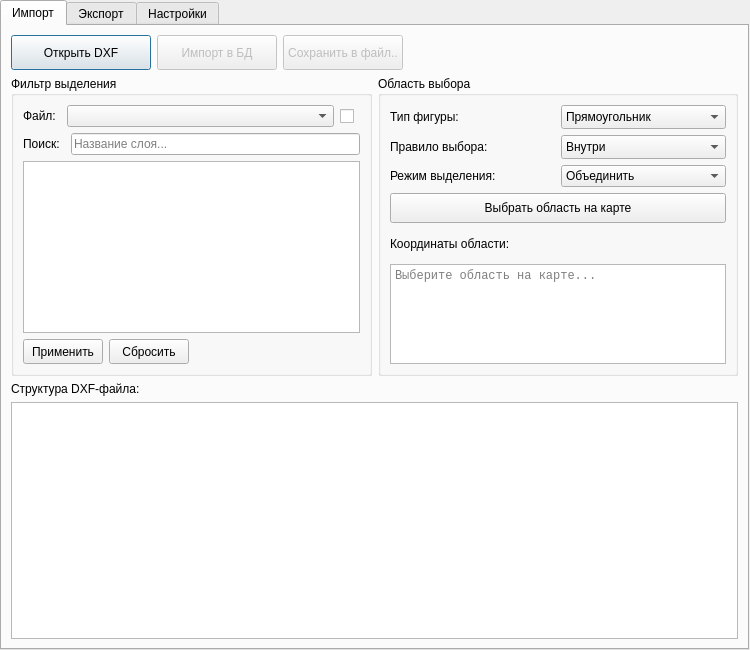
<?xml version="1.0" encoding="UTF-8"?>
<ui version="4.0">
 <class>Dialog</class>
 <widget class="QDialog" name="Dialog">
  <property name="geometry">
   <rect>
    <x>0</x>
    <y>0</y>
    <width>750</width>
    <height>650</height>
   </rect>
  </property>
  <property name="sizePolicy">
   <sizepolicy hsizetype="Maximum" vsizetype="Maximum">
    <horstretch>0</horstretch>
    <verstretch>0</verstretch>
   </sizepolicy>
  </property>
  <property name="minimumSize">
   <size>
    <width>650</width>
    <height>550</height>
   </size>
  </property>
  <property name="font">
   <font>
    <pointsize>9</pointsize>
   </font>
  </property>
  <property name="windowTitle">
   <string>DXF-PostGIS Конвертер</string>
  </property>
  <property name="windowOpacity">
   <double>1.000000000000000</double>
  </property>
  <property name="styleSheet">
   <string notr="true"/>
  </property>
  <property name="sizeGripEnabled">
   <bool>false</bool>
  </property>
  <property name="modal">
   <bool>false</bool>
  </property>
  <layout class="QVBoxLayout" name="verticalLayout">
   <property name="spacing">
    <number>0</number>
   </property>
   <property name="sizeConstraint">
    <enum>QLayout::SetDefaultConstraint</enum>
   </property>
   <property name="leftMargin">
    <number>0</number>
   </property>
   <property name="topMargin">
    <number>0</number>
   </property>
   <property name="rightMargin">
    <number>1</number>
   </property>
   <property name="bottomMargin">
    <number>0</number>
   </property>
   <item>
    <widget class="QTabWidget" name="tabWidget">
     <property name="sizePolicy">
      <sizepolicy hsizetype="Preferred" vsizetype="Preferred">
       <horstretch>0</horstretch>
       <verstretch>0</verstretch>
      </sizepolicy>
     </property>
     <property name="minimumSize">
      <size>
       <width>0</width>
       <height>0</height>
      </size>
     </property>
     <property name="font">
      <font>
       <family>Segoe UI</family>
       <pointsize>9</pointsize>
       <underline>false</underline>
      </font>
     </property>
     <property name="mouseTracking">
      <bool>false</bool>
     </property>
     <property name="statusTip">
      <string/>
     </property>
     <property name="autoFillBackground">
      <bool>false</bool>
     </property>
     <property name="tabPosition">
      <enum>QTabWidget::North</enum>
     </property>
     <property name="tabShape">
      <enum>QTabWidget::Rounded</enum>
     </property>
     <property name="currentIndex">
      <number>0</number>
     </property>
     <property name="documentMode">
      <bool>false</bool>
     </property>
     <property name="tabsClosable">
      <bool>false</bool>
     </property>
     <property name="movable">
      <bool>false</bool>
     </property>
     <property name="tabBarAutoHide">
      <bool>false</bool>
     </property>
     <widget class="QWidget" name="tab">
      <property name="sizePolicy">
       <sizepolicy hsizetype="Preferred" vsizetype="Preferred">
        <horstretch>0</horstretch>
        <verstretch>0</verstretch>
       </sizepolicy>
      </property>
      <property name="font">
       <font>
        <family>Segoe UI</family>
        <pointsize>9</pointsize>
        <underline>false</underline>
       </font>
      </property>
      <attribute name="title">
       <string>Импорт</string>
      </attribute>
      <layout class="QVBoxLayout" name="verticalLayout_2">
       <item>
        <layout class="QHBoxLayout" name="horizontalLayout">
         <item>
          <widget class="QPushButton" name="open_dxf_button">
           <property name="minimumSize">
            <size>
             <width>140</width>
             <height>35</height>
            </size>
           </property>
           <property name="font">
            <font>
             <family>Segoe UI</family>
             <pointsize>9</pointsize>
             <weight>50</weight>
             <bold>false</bold>
             <underline>false</underline>
            </font>
           </property>
           <property name="text">
            <string>Открыть DXF</string>
           </property>
          </widget>
         </item>
         <item>
          <widget class="QPushButton" name="import_dxf_button">
           <property name="enabled">
            <bool>false</bool>
           </property>
           <property name="minimumSize">
            <size>
             <width>120</width>
             <height>35</height>
            </size>
           </property>
           <property name="font">
            <font>
             <family>Segoe UI</family>
             <pointsize>9</pointsize>
             <weight>50</weight>
             <bold>false</bold>
             <underline>false</underline>
            </font>
           </property>
           <property name="text">
            <string>Импорт в БД</string>
           </property>
          </widget>
         </item>
         <item>
          <widget class="QPushButton" name="save_dxf_button">
           <property name="enabled">
            <bool>false</bool>
           </property>
           <property name="minimumSize">
            <size>
             <width>120</width>
             <height>35</height>
            </size>
           </property>
           <property name="font">
            <font>
             <family>Segoe UI</family>
             <pointsize>9</pointsize>
             <weight>50</weight>
             <bold>false</bold>
             <underline>false</underline>
             <stylestrategy>PreferDefault</stylestrategy>
             <kerning>true</kerning>
            </font>
           </property>
           <property name="text">
            <string>Сохранить в файл..</string>
           </property>
          </widget>
         </item>
         <item>
          <spacer name="horizontalSpacer">
           <property name="orientation">
            <enum>Qt::Horizontal</enum>
           </property>
           <property name="sizeHint" stdset="0">
            <size>
             <width>40</width>
             <height>20</height>
            </size>
           </property>
          </spacer>
         </item>
        </layout>
       </item>
       <item>
        <layout class="QHBoxLayout" name="horizontalLayout_2" stretch="0,0">
         <property name="sizeConstraint">
          <enum>QLayout::SetDefaultConstraint</enum>
         </property>
         <property name="topMargin">
          <number>0</number>
         </property>
         <item>
          <widget class="QGroupBox" name="filter_group">
           <property name="enabled">
            <bool>true</bool>
           </property>
           <property name="sizePolicy">
            <sizepolicy hsizetype="Preferred" vsizetype="Preferred">
             <horstretch>0</horstretch>
             <verstretch>0</verstretch>
            </sizepolicy>
           </property>
           <property name="minimumSize">
            <size>
             <width>300</width>
             <height>0</height>
            </size>
           </property>
           <property name="maximumSize">
            <size>
             <width>16777215</width>
             <height>300</height>
            </size>
           </property>
           <property name="font">
            <font>
             <family>Segoe UI</family>
             <pointsize>9</pointsize>
             <underline>false</underline>
            </font>
           </property>
           <property name="title">
            <string>Фильтр выделения</string>
           </property>
           <layout class="QVBoxLayout" name="verticalLayout_4">
            <item>
             <layout class="QHBoxLayout" name="horizontalLayout_8">
              <property name="topMargin">
               <number>0</number>
              </property>
              <item>
               <widget class="QLabel" name="file_label">
                <property name="sizePolicy">
                 <sizepolicy hsizetype="Preferred" vsizetype="Fixed">
                  <horstretch>0</horstretch>
                  <verstretch>0</verstretch>
                 </sizepolicy>
                </property>
                <property name="minimumSize">
                 <size>
                  <width>0</width>
                  <height>0</height>
                 </size>
                </property>
                <property name="text">
                 <string>Файл:</string>
                </property>
               </widget>
              </item>
              <item>
               <spacer name="horizontalSpacer_5">
                <property name="orientation">
                 <enum>Qt::Horizontal</enum>
                </property>
                <property name="sizeType">
                 <enum>QSizePolicy::Fixed</enum>
                </property>
                <property name="sizeHint" stdset="0">
                 <size>
                  <width>5</width>
                  <height>20</height>
                 </size>
                </property>
               </spacer>
              </item>
              <item>
               <widget class="QComboBox" name="file_filter_combo">
                <property name="sizePolicy">
                 <sizepolicy hsizetype="Expanding" vsizetype="Fixed">
                  <horstretch>0</horstretch>
                  <verstretch>0</verstretch>
                 </sizepolicy>
                </property>
                <property name="minimumSize">
                 <size>
                  <width>0</width>
                  <height>0</height>
                 </size>
                </property>
               </widget>
              </item>
              <item>
               <widget class="QCheckBox" name="file_check">
                <property name="sizePolicy">
                 <sizepolicy hsizetype="Preferred" vsizetype="Preferred">
                  <horstretch>0</horstretch>
                  <verstretch>0</verstretch>
                 </sizepolicy>
                </property>
                <property name="minimumSize">
                 <size>
                  <width>20</width>
                  <height>20</height>
                 </size>
                </property>
                <property name="baseSize">
                 <size>
                  <width>0</width>
                  <height>0</height>
                 </size>
                </property>
                <property name="font">
                 <font>
                  <family>Segoe UI</family>
                  <pointsize>9</pointsize>
                  <weight>50</weight>
                  <bold>false</bold>
                  <underline>false</underline>
                 </font>
                </property>
                <property name="text">
                 <string/>
                </property>
                <property name="iconSize">
                 <size>
                  <width>23</width>
                  <height>23</height>
                 </size>
                </property>
                <property name="checked">
                 <bool>false</bool>
                </property>
                <property name="autoRepeat">
                 <bool>false</bool>
                </property>
                <property name="autoExclusive">
                 <bool>false</bool>
                </property>
                <property name="tristate">
                 <bool>false</bool>
                </property>
               </widget>
              </item>
             </layout>
            </item>
            <item>
             <layout class="QHBoxLayout" name="horizontalLayout_9">
              <property name="topMargin">
               <number>0</number>
              </property>
              <item>
               <widget class="QLabel" name="search_label">
                <property name="sizePolicy">
                 <sizepolicy hsizetype="Preferred" vsizetype="Fixed">
                  <horstretch>0</horstretch>
                  <verstretch>0</verstretch>
                 </sizepolicy>
                </property>
                <property name="text">
                 <string>Поиск:</string>
                </property>
               </widget>
              </item>
              <item>
               <spacer name="horizontalSpacer_4">
                <property name="orientation">
                 <enum>Qt::Horizontal</enum>
                </property>
                <property name="sizeType">
                 <enum>QSizePolicy::Fixed</enum>
                </property>
                <property name="sizeHint" stdset="0">
                 <size>
                  <width>5</width>
                  <height>20</height>
                 </size>
                </property>
               </spacer>
              </item>
              <item>
               <widget class="QLineEdit" name="layer_search_edit">
                <property name="sizePolicy">
                 <sizepolicy hsizetype="Expanding" vsizetype="Fixed">
                  <horstretch>0</horstretch>
                  <verstretch>0</verstretch>
                 </sizepolicy>
                </property>
                <property name="minimumSize">
                 <size>
                  <width>0</width>
                  <height>0</height>
                 </size>
                </property>
                <property name="placeholderText">
                 <string>Название слоя...</string>
                </property>
               </widget>
              </item>
             </layout>
            </item>
            <item>
             <widget class="QListWidget" name="layer_filter_list">
              <property name="sizeIncrement">
               <size>
                <width>0</width>
                <height>1</height>
               </size>
              </property>
              <property name="editTriggers">
               <set>QAbstractItemView::DoubleClicked|QAbstractItemView::EditKeyPressed</set>
              </property>
              <property name="dragEnabled">
               <bool>false</bool>
              </property>
              <property name="alternatingRowColors">
               <bool>false</bool>
              </property>
              <property name="selectionMode">
               <enum>QAbstractItemView::MultiSelection</enum>
              </property>
              <property name="selectionBehavior">
               <enum>QAbstractItemView::SelectItems</enum>
              </property>
             </widget>
            </item>
            <item>
             <layout class="QHBoxLayout" name="horizontalLayout_4">
              <item>
               <widget class="QPushButton" name="apply_filter_button">
                <property name="enabled">
                 <bool>true</bool>
                </property>
                <property name="minimumSize">
                 <size>
                  <width>80</width>
                  <height>25</height>
                 </size>
                </property>
                <property name="font">
                 <font>
                  <family>Segoe UI</family>
                  <pointsize>9</pointsize>
                  <underline>false</underline>
                 </font>
                </property>
                <property name="text">
                 <string>Применить</string>
                </property>
               </widget>
              </item>
              <item>
               <widget class="QPushButton" name="clear_filter_button">
                <property name="enabled">
                 <bool>true</bool>
                </property>
                <property name="minimumSize">
                 <size>
                  <width>80</width>
                  <height>25</height>
                 </size>
                </property>
                <property name="font">
                 <font>
                  <family>Segoe UI</family>
                  <pointsize>9</pointsize>
                  <underline>false</underline>
                 </font>
                </property>
                <property name="text">
                 <string>Сбросить</string>
                </property>
               </widget>
              </item>
              <item>
               <spacer name="horizontalSpacer_3">
                <property name="orientation">
                 <enum>Qt::Horizontal</enum>
                </property>
                <property name="sizeHint" stdset="0">
                 <size>
                  <width>40</width>
                  <height>20</height>
                 </size>
                </property>
               </spacer>
              </item>
             </layout>
            </item>
           </layout>
          </widget>
         </item>
         <item>
          <widget class="QGroupBox" name="selection_group">
           <property name="enabled">
            <bool>true</bool>
           </property>
           <property name="sizePolicy">
            <sizepolicy hsizetype="Preferred" vsizetype="Preferred">
             <horstretch>0</horstretch>
             <verstretch>0</verstretch>
            </sizepolicy>
           </property>
           <property name="maximumSize">
            <size>
             <width>16777215</width>
             <height>300</height>
            </size>
           </property>
           <property name="font">
            <font>
             <family>Segoe UI</family>
             <pointsize>9</pointsize>
             <underline>false</underline>
            </font>
           </property>
           <property name="title">
            <string>Область выбора</string>
           </property>
           <layout class="QVBoxLayout" name="verticalLayout_3">
            <property name="leftMargin">
             <number>9</number>
            </property>
            <item>
             <layout class="QHBoxLayout" name="horizontalLayout_3">
              <item>
               <widget class="QLabel" name="figure_label">
                <property name="font">
                 <font>
                  <family>Segoe UI</family>
                  <pointsize>9</pointsize>
                  <underline>false</underline>
                 </font>
                </property>
                <property name="text">
                 <string>Тип фигуры:</string>
                </property>
               </widget>
              </item>
              <item>
               <widget class="QComboBox" name="type_shape">
                <property name="minimumSize">
                 <size>
                  <width>120</width>
                  <height>24</height>
                 </size>
                </property>
                <property name="font">
                 <font>
                  <family>Segoe UI</family>
                  <pointsize>9</pointsize>
                  <underline>false</underline>
                 </font>
                </property>
                <item>
                 <property name="text">
                  <string>Прямоугольник</string>
                 </property>
                </item>
                <item>
                 <property name="text">
                  <string>Круг</string>
                 </property>
                </item>
                <item>
                 <property name="text">
                  <string>Полигон</string>
                 </property>
                </item>
               </widget>
              </item>
             </layout>
            </item>
            <item>
             <layout class="QHBoxLayout" name="horizontalLayout_5">
              <item>
               <widget class="QLabel" name="rule_label">
                <property name="font">
                 <font>
                  <family>Segoe UI</family>
                  <pointsize>9</pointsize>
                  <underline>false</underline>
                 </font>
                </property>
                <property name="text">
                 <string>Правило выбора:</string>
                </property>
               </widget>
              </item>
              <item>
               <widget class="QComboBox" name="type_selection">
                <property name="minimumSize">
                 <size>
                  <width>120</width>
                  <height>24</height>
                 </size>
                </property>
                <property name="font">
                 <font>
                  <family>Segoe UI</family>
                  <pointsize>9</pointsize>
                  <underline>false</underline>
                 </font>
                </property>
                <item>
                 <property name="text">
                  <string>Внутри</string>
                 </property>
                </item>
                <item>
                 <property name="text">
                  <string>Снаружи</string>
                 </property>
                </item>
                <item>
                 <property name="text">
                  <string>Пересечение</string>
                 </property>
                </item>
               </widget>
              </item>
             </layout>
            </item>
            <item>
             <layout class="QHBoxLayout" name="horizontalLayout_7">
              <property name="topMargin">
               <number>0</number>
              </property>
              <item>
               <widget class="QLabel" name="mode_label">
                <property name="font">
                 <font>
                  <family>Segoe UI</family>
                  <pointsize>9</pointsize>
                  <underline>false</underline>
                 </font>
                </property>
                <property name="text">
                 <string>Режим выделения:</string>
                </property>
               </widget>
              </item>
              <item>
               <widget class="QComboBox" name="selection_mode">
                <item>
                 <property name="text">
                  <string>Объединить</string>
                 </property>
                </item>
                <item>
                 <property name="text">
                  <string>Заменить</string>
                 </property>
                </item>
                <item>
                 <property name="text">
                  <string>Вычесть</string>
                 </property>
                </item>
               </widget>
              </item>
             </layout>
            </item>
            <item>
             <widget class="QPushButton" name="select_area_button">
              <property name="enabled">
               <bool>true</bool>
              </property>
              <property name="minimumSize">
               <size>
                <width>0</width>
                <height>30</height>
               </size>
              </property>
              <property name="font">
               <font>
                <family>Segoe UI</family>
                <pointsize>9</pointsize>
                <weight>50</weight>
                <bold>false</bold>
                <underline>false</underline>
               </font>
              </property>
              <property name="text">
               <string>Выбрать область на карте</string>
              </property>
             </widget>
            </item>
            <item>
             <widget class="QLabel" name="coord_label">
              <property name="font">
               <font>
                <family>Segoe UI</family>
                <pointsize>9</pointsize>
                <underline>false</underline>
               </font>
              </property>
              <property name="text">
               <string>Координаты области:</string>
              </property>
             </widget>
            </item>
            <item>
             <widget class="QTextEdit" name="coord_dit">
              <property name="minimumSize">
               <size>
                <width>0</width>
                <height>40</height>
               </size>
              </property>
              <property name="maximumSize">
               <size>
                <width>16777215</width>
                <height>100</height>
               </size>
              </property>
              <property name="font">
               <font>
                <family>Consolas</family>
                <pointsize>9</pointsize>
                <underline>false</underline>
               </font>
              </property>
              <property name="readOnly">
               <bool>true</bool>
              </property>
              <property name="placeholderText">
               <string>Выберите область на карте...</string>
              </property>
             </widget>
            </item>
           </layout>
          </widget>
         </item>
        </layout>
       </item>
       <item>
        <widget class="QLabel" name="dxf_tree_label">
         <property name="enabled">
          <bool>true</bool>
         </property>
         <property name="font">
          <font>
           <family>Segoe UI</family>
           <pointsize>9</pointsize>
           <weight>50</weight>
           <bold>false</bold>
           <underline>false</underline>
          </font>
         </property>
         <property name="text">
          <string>Структура DXF-файла:</string>
         </property>
        </widget>
       </item>
       <item>
        <widget class="QTreeWidget" name="dxf_tree_widget">
         <property name="enabled">
          <bool>true</bool>
         </property>
         <property name="sizePolicy">
          <sizepolicy hsizetype="Preferred" vsizetype="Expanding">
           <horstretch>0</horstretch>
           <verstretch>0</verstretch>
          </sizepolicy>
         </property>
         <property name="minimumSize">
          <size>
           <width>0</width>
           <height>150</height>
          </size>
         </property>
         <property name="font">
          <font>
           <family>Segoe UI</family>
           <pointsize>9</pointsize>
           <underline>false</underline>
          </font>
         </property>
         <property name="animated">
          <bool>true</bool>
         </property>
         <property name="columnCount">
          <number>2</number>
         </property>
         <attribute name="headerVisible">
          <bool>false</bool>
         </attribute>
         <column>
          <property name="text">
           <string>1</string>
          </property>
         </column>
         <column>
          <property name="text">
           <string>2</string>
          </property>
          <property name="textAlignment">
           <set>AlignTrailing|AlignVCenter</set>
          </property>
         </column>
        </widget>
       </item>
      </layout>
     </widget>
     <widget class="QWidget" name="tab_2">
      <property name="font">
       <font>
        <family>Segoe UI</family>
        <pointsize>9</pointsize>
        <underline>false</underline>
       </font>
      </property>
      <attribute name="title">
       <string>Экспорт</string>
      </attribute>
      <layout class="QVBoxLayout" name="verticalLayout_5">
       <item>
        <layout class="QHBoxLayout" name="horizontalLayout_10">
         <property name="topMargin">
          <number>0</number>
         </property>
         <item>
          <widget class="QPushButton" name="connection_editor_button">
           <property name="minimumSize">
            <size>
             <width>140</width>
             <height>35</height>
            </size>
           </property>
           <property name="text">
            <string>Редактор подключений</string>
           </property>
          </widget>
         </item>
         <item>
          <spacer name="horizontalSpacer_6">
           <property name="orientation">
            <enum>Qt::Horizontal</enum>
           </property>
           <property name="sizeHint" stdset="0">
            <size>
             <width>40</width>
             <height>20</height>
            </size>
           </property>
          </spacer>
         </item>
         <item>
          <widget class="QLabel" name="current_connection_label">
           <property name="text">
            <string>Текущее подключение:</string>
           </property>
          </widget>
         </item>
         <item>
          <widget class="QComboBox" name="connection_combo">
           <property name="sizePolicy">
            <sizepolicy hsizetype="Expanding" vsizetype="Fixed">
             <horstretch>0</horstretch>
             <verstretch>0</verstretch>
            </sizepolicy>
           </property>
           <property name="minimumSize">
            <size>
             <width>200</width>
             <height>0</height>
            </size>
           </property>
          </widget>
         </item>
        </layout>
       </item>
       <item>
        <layout class="QHBoxLayout" name="horizontalLayout_11">
         <item>
          <widget class="QLabel" name="schema_label">
           <property name="text">
            <string>Схема файлов:</string>
           </property>
          </widget>
         </item>
         <item>
          <widget class="QComboBox" name="schema_combo">
           <property name="sizePolicy">
            <sizepolicy hsizetype="Expanding" vsizetype="Fixed">
             <horstretch>0</horstretch>
             <verstretch>0</verstretch>
            </sizepolicy>
           </property>
           <property name="minimumSize">
            <size>
             <width>200</width>
             <height>0</height>
            </size>
           </property>
          </widget>
         </item>
         <item>
          <widget class="QPushButton" name="refresh_db_button">
           <property name="text">
            <string>Обновить файлы</string>
           </property>
          </widget>
         </item>
        </layout>
       </item>
       <item>
        <widget class="QTreeWidget" name="db_tree_widget">
         <property name="sizePolicy">
          <sizepolicy hsizetype="Expanding" vsizetype="Expanding">
           <horstretch>0</horstretch>
           <verstretch>0</verstretch>
          </sizepolicy>
         </property>
         <property name="columnCount">
          <number>2</number>
         </property>
         <attribute name="headerVisible">
          <bool>false</bool>
         </attribute>
         <column>
          <property name="text">
           <string notr="true">1</string>
          </property>
         </column>
         <column>
          <property name="text">
           <string notr="true">2</string>
          </property>
         </column>
        </widget>
       </item>
       <item>
        <layout class="QHBoxLayout" name="horizontalLayout_12">
         <item>
          <spacer name="horizontalSpacer_7">
           <property name="orientation">
            <enum>Qt::Horizontal</enum>
           </property>
           <property name="sizeHint" stdset="0">
            <size>
             <width>40</width>
             <height>20</height>
            </size>
           </property>
          </spacer>
         </item>
         <item>
          <widget class="QPushButton" name="export_db_button">
           <property name="minimumSize">
            <size>
             <width>140</width>
             <height>35</height>
            </size>
           </property>
           <property name="text">
            <string>Экспортировать</string>
           </property>
          </widget>
         </item>
        </layout>
       </item>
      </layout>
     </widget>
     <widget class="QWidget" name="tab_3">
      <property name="font">
       <font>
        <family>Segoe UI</family>
        <pointsize>9</pointsize>
        <underline>false</underline>
       </font>
      </property>
      <attribute name="title">
       <string>Настройки</string>
      </attribute>
      <layout class="QVBoxLayout" name="verticalLayout_6">
       <item>
        <widget class="QCheckBox" name="logging_check">
         <property name="font">
          <font>
           <family>Segoe UI</family>
           <pointsize>10</pointsize>
           <underline>false</underline>
          </font>
         </property>
         <property name="text">
          <string>Включить логирование операций</string>
         </property>
         <property name="checked">
          <bool>true</bool>
         </property>
        </widget>
       </item>
       <item>
        <layout class="QHBoxLayout" name="horizontalLayout_6">
         <property name="topMargin">
          <number>0</number>
         </property>
         <item>
          <widget class="QLabel" name="language_label">
           <property name="font">
            <font>
             <family>Segoe UI</family>
             <pointsize>10</pointsize>
             <underline>false</underline>
            </font>
           </property>
           <property name="text">
            <string>Язык интерфейса:</string>
           </property>
          </widget>
         </item>
         <item>
          <widget class="QComboBox" name="language_combo">
           <property name="enabled">
            <bool>true</bool>
           </property>
           <property name="sizePolicy">
            <sizepolicy hsizetype="Preferred" vsizetype="Preferred">
             <horstretch>0</horstretch>
             <verstretch>0</verstretch>
            </sizepolicy>
           </property>
           <property name="minimumSize">
            <size>
             <width>150</width>
             <height>0</height>
            </size>
           </property>
           <property name="font">
            <font>
             <family>Segoe UI</family>
             <pointsize>10</pointsize>
             <underline>false</underline>
            </font>
           </property>
           <item>
            <property name="text">
             <string>Русский</string>
            </property>
           </item>
           <item>
            <property name="text">
             <string>English</string>
            </property>
           </item>
          </widget>
         </item>
         <item>
          <spacer name="horizontalSpacer_2">
           <property name="orientation">
            <enum>Qt::Horizontal</enum>
           </property>
           <property name="sizeHint" stdset="0">
            <size>
             <width>40</width>
             <height>20</height>
            </size>
           </property>
          </spacer>
         </item>
        </layout>
       </item>
       <item>
        <spacer name="verticalSpacer_3">
         <property name="orientation">
          <enum>Qt::Vertical</enum>
         </property>
         <property name="sizeType">
          <enum>QSizePolicy::Expanding</enum>
         </property>
         <property name="sizeHint" stdset="0">
          <size>
           <width>20</width>
           <height>40</height>
          </size>
         </property>
        </spacer>
       </item>
      </layout>
     </widget>
    </widget>
   </item>
  </layout>
 </widget>
 <resources/>
 <connections/>
</ui>
